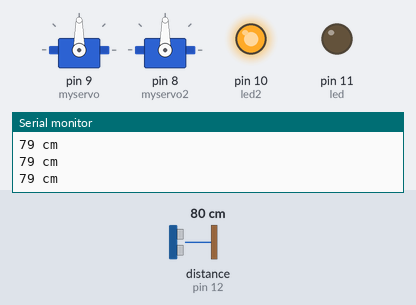
This sketch was run on a simulated Arduino Uno, built with avr-gcc and run on an emulated ATmega328P. Shown: 2 × servo, output pins drawn as LEDs (lit = HIGH), the last lines printed to the serial monitor. Wiring (inferred from the names in the program): ultrasonic range finder: trigger pin 13; echo pin 12. The test bench sets the inputs (shaded band); at power-on: distance to the obstacle (sensor on pin 12) 80 cm. The echo pulse lasts 58.3 µs per cm; pins used as bus, display or sensor lines are not drawn.

Above: at 1.3 s.
1.4 s: distance to the obstacle (sensor on pin 12) set to 56 cm
2.9 s: distance to the obstacle (sensor on pin 12) set to 45 cm
At 4.1 s:
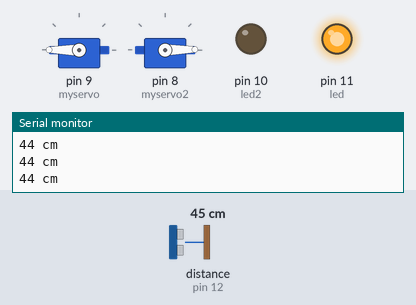
4.5 s: distance to the obstacle (sensor on pin 12) set to 60 cm
At 5.6 s:
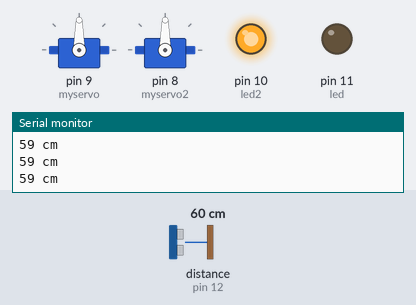
6.0 s: distance to the obstacle (sensor on pin 12) set to 2 cm
At 7.1 s:
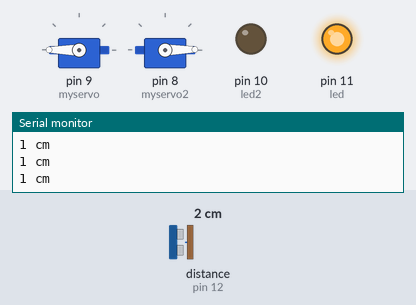
Timing chart, 0 to 8.5 s (numbered marks = the images above; inputs shaded):
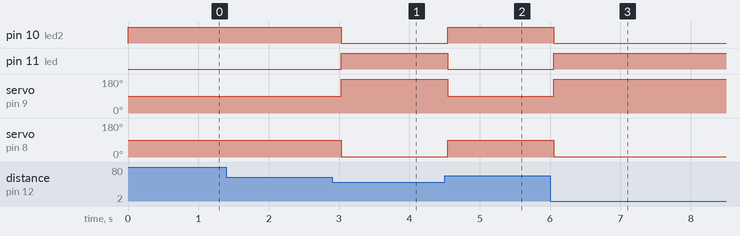

The sketch:

robocar_sketch_apr26a.ino
```cpp
/*
 HC-SR04 Ping distance sensor]
 VCC to arduino 5v
 GND to arduino GND
 Echo to Arduino pin 13
 Trig to Arduino pin 12
 Red POS to Arduino pin 11
 Green POS to Arduino pin 10
 //560 ohm resistor to both LED NEG and GRD power rail
 More info at: http://goo.gl/kJ8Gl
 Original code improvements to the Ping sketch sourced from Trollmaker.com
 Some code and wiring inspired by http://en.wikiversity.org/wiki/User:Dstaub/robotcar
 */

#include <Servo.h>

Servo myservo;
Servo myservo2;

#define trigPin 13
#define echoPin 12
#define led 11
#define led2 10
//#define MotorA1 9
//#define MotorA2 8


void setup() {
  Serial.begin (9600);
  pinMode(trigPin, OUTPUT);
  pinMode(echoPin, INPUT);
  pinMode(led, OUTPUT);
  pinMode(led2, OUTPUT);
  //pinMode(MotorA1, OUTPUT);
  //pinMode(MotorA2, OUTPUT);
  myservo.attach(9);
  myservo.write(90);  // set servo to mid-point
  myservo2.attach(8);
  myservo2.write(90);  // set servo to mid-point
}

void goBot(){
   //digitalWrite (MotorA1, HIGH);
   //digitalWrite (MotorA2, HIGH);
   myservo.write(180);  // set servo to 180
   myservo2.write(1);  // set servo to mid-point
}

void stopBot(){
   //digitalWrite (MotorA1, LOW);
   //digitalWrite (MotorA2, LOW);
   myservo.write(90);  // set servo to mid-point
   myservo2.write(90);  // set servo to mid-point
}

void loop() {
  long duration, distance;
  digitalWrite(trigPin, LOW);  // Added this line
  delayMicroseconds(2); // Added this line
  digitalWrite(trigPin, HIGH);
//  delayMicroseconds(1000); - Removed this line
  delayMicroseconds(10); // Added this line
  digitalWrite(trigPin, LOW);
  duration = pulseIn(echoPin, HIGH);
  distance = (duration/2) / 29.1;
  if ( distance <= 0){
    distance =999;
  }
  if (distance < 50) {  // This is where the LED On/Off happens, < 50cm
    digitalWrite(led,HIGH); // When the Red condition is met, the Green LED should turn off
    digitalWrite(led2,LOW);
    goBot();
  }
  else {
    stopBot();
    digitalWrite(led,LOW);
    digitalWrite(led2,HIGH);
  }
  if (distance >= 200 || distance <= 0){
    Serial.println("Out of range");
  }
  else {
    Serial.print(distance);
    Serial.println(" cm");
  }
  delay(500);
}
```

Measured:
- the behaviour switches between 51 and 50 cm on distance to the obstacle (sensor on pin 12) (found by bisection; images 0 and 1)
- after the input at 2.9 s, pin 10 (led2): HIGH → LOW after 0.13 s; pin 11 (led): LOW → HIGH after 0.13 s; servo on pin 9 (myservo): 90° → 180° after 0.13 s; servo on pin 8 (myservo2): 90° → 1° after 0.13 s
- after the input at 4.5 s, pin 10 (led2): LOW → HIGH at once; pin 11 (led): HIGH → LOW at once; servo on pin 9 (myservo): 180° → 90° at once; servo on pin 8 (myservo2): 1° → 90° at once
- after the input at 6.0 s, pin 10 (led2): HIGH → LOW after 0.05 s; pin 11 (led): LOW → HIGH after 0.05 s; servo on pin 9 (myservo): 90° → 180° after 0.05 s; servo on pin 8 (myservo2): 90° → 1° after 0.05 s
